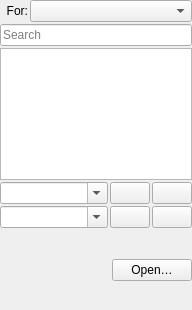
<?xml version="1.0" encoding="UTF-8"?>
<ui version="4.0">
 <author>
SPDX-FileCopyrightText: 2024 S. MANKOWSKI stephane@mankowski.fr
SPDX-FileCopyrightText: 2024 G. DE BURE support@mankowski.fr
SPDX-License-Identifier: GPL-3.0-or-later
 </author>      
 <class>skgpropertiesdockplugin_base</class>
 <widget class="QWidget" name="skgpropertiesdockplugin_base">
  <property name="geometry">
   <rect>
    <x>0</x>
    <y>0</y>
    <width>192</width>
    <height>310</height>
   </rect>
  </property>
  <layout class="QGridLayout" name="gridLayout">
   <property name="leftMargin">
    <number>0</number>
   </property>
   <property name="topMargin">
    <number>0</number>
   </property>
   <property name="rightMargin">
    <number>0</number>
   </property>
   <property name="bottomMargin">
    <number>0</number>
   </property>
   <property name="spacing">
    <number>2</number>
   </property>
   <item row="2" column="0" colspan="3">
    <widget class="QLineEdit" name="kFilterEdit">
     <property name="focusPolicy">
      <enum>Qt::WheelFocus</enum>
     </property>
     <property name="placeholderText">
      <string>Search</string>
     </property>
     <property name="clearButtonEnabled">
      <bool>true</bool>
     </property>
    </widget>
   </item>
   <item row="4" column="0" colspan="3">
    <layout class="QHBoxLayout" name="horizontalLayout">
     <property name="spacing">
      <number>2</number>
     </property>
     <item>
      <widget class="SKGComboBox" name="kAttribute">
       <property name="toolTip">
        <string>The property name</string>
       </property>
       <property name="statusTip">
        <string>The property name</string>
       </property>
       <property name="editable">
        <bool>true</bool>
       </property>
       <property name="autoCompletion">
        <bool>false</bool>
       </property>
      </widget>
     </item>
     <item>
      <widget class="QPushButton" name="kRename">
       <property name="sizePolicy">
        <sizepolicy hsizetype="Fixed" vsizetype="Fixed">
         <horstretch>0</horstretch>
         <verstretch>0</verstretch>
        </sizepolicy>
       </property>
       <property name="toolTip">
        <string>Rename property</string>
       </property>
       <property name="statusTip">
        <string>Rename property</string>
       </property>
      </widget>
     </item>
     <item>
      <widget class="QPushButton" name="kAdd">
       <property name="sizePolicy">
        <sizepolicy hsizetype="Fixed" vsizetype="Fixed">
         <horstretch>0</horstretch>
         <verstretch>0</verstretch>
        </sizepolicy>
       </property>
       <property name="toolTip">
        <string>Add property</string>
       </property>
       <property name="statusTip">
        <string>Add property</string>
       </property>
      </widget>
     </item>
    </layout>
   </item>
   <item row="5" column="0" colspan="3">
    <layout class="QHBoxLayout" name="horizontalLayout_2">
     <property name="spacing">
      <number>2</number>
     </property>
     <item>
      <widget class="SKGComboBox" name="kValue">
       <property name="toolTip">
        <string>The property value</string>
       </property>
       <property name="statusTip">
        <string>The property value</string>
       </property>
       <property name="editable">
        <bool>true</bool>
       </property>
       <property name="autoCompletion">
        <bool>false</bool>
       </property>
      </widget>
     </item>
     <item>
      <widget class="QPushButton" name="kSelectFile">
       <property name="sizePolicy">
        <sizepolicy hsizetype="Fixed" vsizetype="Fixed">
         <horstretch>0</horstretch>
         <verstretch>0</verstretch>
        </sizepolicy>
       </property>
       <property name="toolTip">
        <string>Select a file as property</string>
       </property>
       <property name="statusTip">
        <string>Select a file as property</string>
       </property>
      </widget>
     </item>
     <item>
      <widget class="QPushButton" name="kRemove">
       <property name="sizePolicy">
        <sizepolicy hsizetype="Fixed" vsizetype="Fixed">
         <horstretch>0</horstretch>
         <verstretch>0</verstretch>
        </sizepolicy>
       </property>
       <property name="toolTip">
        <string>Remove property</string>
       </property>
       <property name="statusTip">
        <string>Remove property</string>
       </property>
      </widget>
     </item>
    </layout>
   </item>
   <item row="6" column="2">
    <widget class="QPushButton" name="kOpenBtn">
     <property name="sizePolicy">
      <sizepolicy hsizetype="Fixed" vsizetype="Fixed">
       <horstretch>0</horstretch>
       <verstretch>0</verstretch>
      </sizepolicy>
     </property>
     <property name="toolTip">
      <string>Open file</string>
     </property>
     <property name="statusTip">
      <string>Open file</string>
     </property>
     <property name="text">
      <string>Open…</string>
     </property>
    </widget>
   </item>
   <item row="6" column="1">
    <widget class="KImageFilePreview" name="kPicture" native="true">
     <property name="sizePolicy">
      <sizepolicy hsizetype="Preferred" vsizetype="Fixed">
       <horstretch>0</horstretch>
       <verstretch>0</verstretch>
      </sizepolicy>
     </property>
     <property name="minimumSize">
      <size>
       <width>80</width>
       <height>80</height>
      </size>
     </property>
     <property name="maximumSize">
      <size>
       <width>16777215</width>
       <height>80</height>
      </size>
     </property>
    </widget>
   </item>
   <item row="1" column="0">
    <widget class="QLabel" name="label">
     <property name="text">
      <string>For:</string>
     </property>
     <property name="alignment">
      <set>Qt::AlignRight|Qt::AlignTrailing|Qt::AlignVCenter</set>
     </property>
     <property name="buddy">
      <cstring>kForCmb</cstring>
     </property>
    </widget>
   </item>
   <item row="1" column="1" colspan="2">
    <widget class="SKGComboBox" name="kForCmb"/>
   </item>
   <item row="3" column="0" colspan="3">
    <widget class="SKGTableView" name="kView">
     <property name="toolTip">
      <string>List of properties</string>
     </property>
     <property name="statusTip">
      <string>List of properties</string>
     </property>
     <property name="alternatingRowColors">
      <bool>true</bool>
     </property>
     <property name="selectionMode">
      <enum>QAbstractItemView::ExtendedSelection</enum>
     </property>
     <property name="selectionBehavior">
      <enum>QAbstractItemView::SelectRows</enum>
     </property>
    </widget>
   </item>
  </layout>
 </widget>
 <customwidgets>
  <customwidget>
   <class>SKGComboBox</class>
   <extends>QComboBox</extends>
   <header>skgcombobox.h</header>
  </customwidget>
  <customwidget>
   <class>SKGTableView</class>
   <extends>SKGTreeView</extends>
   <header>skgtableview.h</header>
   <container>1</container>
  </customwidget>
  <customwidget>
   <class>SKGTreeView</class>
   <extends>QTreeView</extends>
   <header>skgtreeview.h</header>
   <container>1</container>
  </customwidget>
  <customwidget>
   <class>KImageFilePreview</class>
   <extends>QWidget</extends>
   <header>kimagefilepreview.h</header>
  </customwidget>
 </customwidgets>
 <tabstops>
  <tabstop>kForCmb</tabstop>
  <tabstop>kFilterEdit</tabstop>
  <tabstop>kView</tabstop>
  <tabstop>kAttribute</tabstop>
  <tabstop>kValue</tabstop>
  <tabstop>kRename</tabstop>
  <tabstop>kAdd</tabstop>
  <tabstop>kSelectFile</tabstop>
  <tabstop>kRemove</tabstop>
  <tabstop>kOpenBtn</tabstop>
 </tabstops>
 <resources/>
 <connections/>
 <slots>
  <slot>onFilterChanged()</slot>
  <slot>onAddProperty()</slot>
  <slot>onRemoveProperty()</slot>
  <slot>onSelectFile()</slot>
  <slot>cleanEditor()</slot>
  <slot>onOpenFile()</slot>
  <slot>onRenameProperty()</slot>
 </slots>
</ui>
